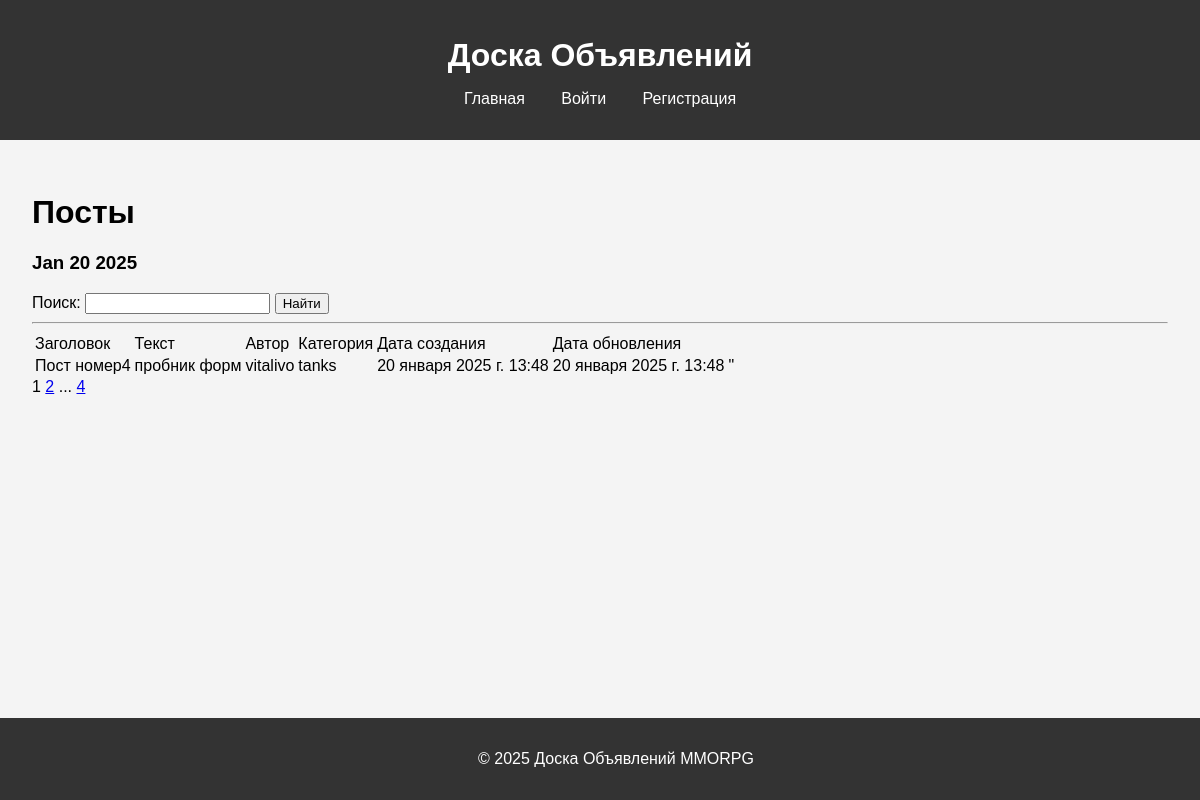
/board/, run on the app's committed database.
### board/models.py (models this page shows, shortened)
class Post(models.Model):
    title = models.CharField(max_length=200, verbose_name='Заголовок')  # Заголовок объявления
    content_text = RichTextField(verbose_name='Контент')  # Используем RichTextField для медиа-контента
    category = models.CharField(max_length=20, choices=CATEGORY_CHOICES, verbose_name='Категория')  # Категория объявления
    user = models.ForeignKey(User, on_delete=models.CASCADE, verbose_name='Пользователь')  # Автор объявления
    created_at = models.DateTimeField(auto_now_add=True, verbose_name='Создано')  # Дата и время создания объявления
    updated_at = models.DateTimeField(auto_now=True, verbose_name='Обновлено')  # Дата и время последнего обновления объявления

### board/views.py (the view)
# urls.py: path('', PostListView.as_view(), name='post-list'),
class PostListView(ListView):
    model = Post
    template_name = 'board/post_list.html'
    context_object_name = 'posts'
    ordering = ['-created_at']
    paginate_by = 1
    def get_queryset(self):
        queryset = super().get_queryset()
        self.filterset = PostFilter(self.request.GET, queryset)
        return self.filterset.qs
    def get_context_data(self, **kwargs):
        context = super().get_context_data(**kwargs)
        context['time_now'] = datetime.utcnow()
        return context

### board/templatetags/custom_tags.py (called while the page is built)
@register.simple_tag()
def current_time(format_string='%b %d %Y'):
   return datetime.utcnow().strftime(format_string)

@register.simple_tag(takes_context=True)
def url_replace(context, **kwargs):
   d = context['request'].GET.copy()
   for k, v in kwargs.items():
       d[k] = v
   return d.urlencode()

### templates/board/post_list.html (shortened to what this page needs)
{% extends 'base.html' %}
{% load static %}
{% load custom_filters %}
{% load custom_tags %}
{% block content %}
    <h1>Посты</h1>
        <h3>{% current_time '%b %d %Y' %}</h3>
        <form action="" method="get">
        <label for="{{ filterset.form.title_icontains.id_for_label }}">Поиск:</label>
        <input
            id="{{ filterset.form.title_icontains.id }}"
            name="{{ filterset.form.title_icontains.name }}"
            value="{{ filterset.form.title_icontains.value }}"
            class="form-control">
        <button type="submit">Найти</button>
        </form>
    <hr>
    {% if posts %}
    <table>
    <tr>
        <td>Заголовок</td>
        <td>Текст</td>
        <td>Автор</td>
        <td>Категория</td>
        <td>Дата создания</td>
        <td>Дата обновления</td>
    </tr>
    {% for post in posts %}
        <tr>
            <td>{{ post.title }}</td>
            <td>{{ post.content_text|safe|truncatechars:15 }}</td>
            <td>{{ post.user.username }}</td>
            <td>{{ post.category }}</td>
            <td>{{ post.created_at }}</td>
            <td>{{ post.updated_at }}</td>
            <td>
                "
            </td>
        </tr>
    {% empty %}
        <tr>
            <td colspan="5">Посты не найдены</td>
        </tr>
    {% endfor %}
    </table>
    {% else %}
        <p>Посты не найдены</p>
    {% endif %}
   {{ page_obj.number }}
   {% if page_obj.has_next %}
       <a href="?{% url_replace page=page_obj.next_page_number %}">{{ page_obj.next_page_number }}</a>
       {% if paginator.num_pages != page_obj.next_page_number %}
           ...
           <a href="?{% url_replace page=page_obj.paginator.num_pages %}">{{ page_obj.paginator.num_pages }}</a>
       {% endif %}
   {% endif %}
{% endblock content %}

### templates/base.html (shortened to what this page needs)
{% load static %}
<!DOCTYPE html>
<html lang="en">
<head>
    <link rel="stylesheet" href="{% static 'css/styles.css' %}">
</head>
<body>
    <header>
        <h1>Доска Объявлений</h1>
        <nav>
            <ul>
                <li><a href="{% url 'board:post-list' %}">Главная</a></li>
                {% if user.is_authenticated %}
                    <li><a href="{% url 'account_logout' %}">Выйти</a></li>
                {% else %}
                    <li><a href="{% url 'account_login' %}">Войти</a></li>
                    <li><a href="{% url 'account_signup' %}">Регистрация</a></li>
                {% endif %}
            </ul>
        </nav>
    </header>
    <main>
        {% block content %}{% endblock %}
    </main>
    <footer>
        <p>&copy; 2025 Доска Объявлений MMORPG</p>
    </footer>
</body>
</html>

### static/css/styles.css (style rules this page uses)
body { font-family: Arial, sans-serif; margin: 0; padding: 0; background-color: #f4f4f4; }
header { background-color: #333; color: white; padding: 1rem; text-align: center; }
nav ul { list-style-type: none; padding: 0; }
nav ul li { display: inline; margin: 0 1rem; }
nav ul li a { color: white; text-decoration: none; }
main { padding: 2rem; }
footer { background-color: #333; color: white; text-align: center; padding: 1rem; position: fixed; bottom: 0; width: 100%; }
header h1 { font-size: 2rem; margin-bottom: 1rem; text-align: center; }

### data on the page
Post: title "Пост номер4", content_text "пробник форм", user.username "vitalivo", category "tanks", created_at "20 января 2025 г. 13:48", updated_at "20 января 2025 г. 13:48"

### other printed values
{{ page_obj.number }} "1"
{{ page_obj.next_page_number }} "2"
{{ page_obj.paginator.num_pages }} "4"
